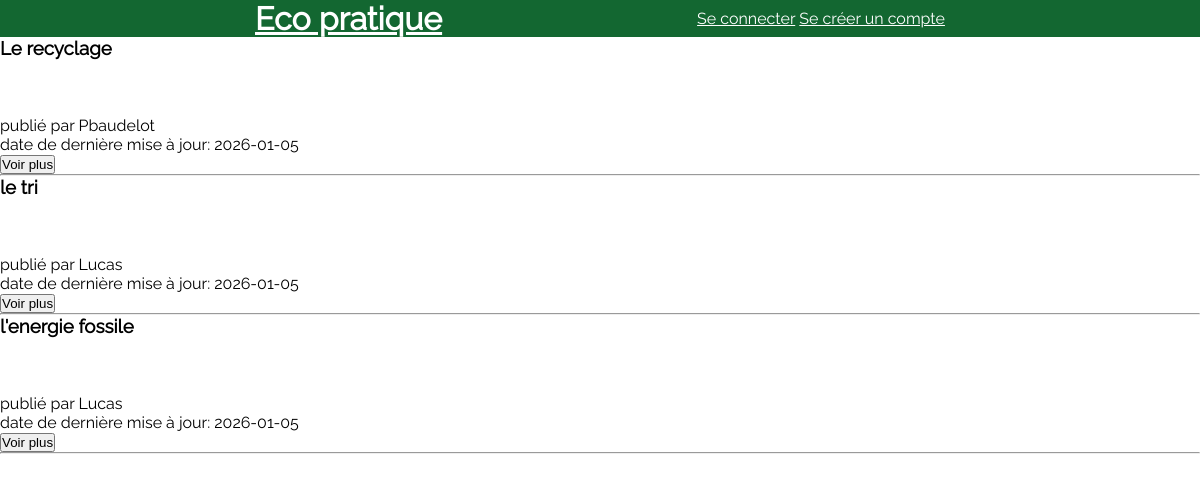
The page / on the database its author committed.
### tables this page shows
CREATE TABLE `article` (
  `id_article` int NOT NULL,
  `titre_` varchar(155) DEFAULT NULL,
  `description_` varchar(500) DEFAULT NULL,
  `date_` date DEFAULT NULL,
  `id_user` int NOT NULL
);

CREATE TABLE `user_` (
  `id_user` int NOT NULL,
  `login_` varchar(100) NOT NULL,
  `password_` varchar(500) NOT NULL,
  `email_` varchar(100) DEFAULT NULL,
  `role` varchar(50) NOT NULL DEFAULT 'editeur'
);

### index.php (the view, shortened to what this page needs)
<?php require_once "require/connexionbdd.php" ?>
<?php require_once "require/header.php" ?>
<?php
$query = $bdd->prepare("SELECT * FROM article LEFT JOIN user_ ON article.id_user = user_.id_user ORDER BY date_ DESC");
$query->execute();
foreach ($query as $info) {
    echo "<div class=\"article\">
            <ul>
                <li><h3>{$info['titre_']}</h3></li>
                <br>
                <li><p class=\"active description\">{$info['description_']}</p></li>
                <br>
                <li>publié par {$info['login_']}</li>
                <li>date de dernière mise à jour: {$info['date_']}</li>
            </ul>
            <button class=\"btn\">Voir plus</button>
            <hr>
        </div>";
}
?>
<?php require_once "require/footer.php" ?>

### require/header.php (shortened to what this page needs)
<!DOCTYPE html>
<html lang="fr">
<head>
    <link rel="stylesheet" href="style/style.css">
</head>
<body>
    <header>
        <h1><a href="index.php">Eco pratique</a></h1>
        <?php
        if(isset($_SESSION['user'])){
            ?>
            <nav>
                Bonjour, <a href="profil.php"><?php echo "{$_COOKIE['login']} " ?></a>
                / <a href="deconnexion.php">deconnexion</a>
            </nav>
            <?php
        }else{
            ?>
            <nav>
                <a href="log-in.php">Se connecter</a>
                <a href="sign-in.php">Se créer un compte</a>
            </nav>
            <?php
        }
        ?>
    </header>

### require/footer.php (shortened to what this page needs)
</body>
</html>

### style/style.css (style rules this page uses)
* { margin: 0; padding: 0; }
body { font-family: 'Raleway'; font-weight: 400; }
header { background: #136731; display: flex; justify-content: space-evenly; align-items: center; }
header a { color: white; }

### rows shown on the page
article: titre_ "Le recyclage", id_user.login_ "Pbaudelot", date_ "2026-01-05"
article: titre_ "le tri", id_user.login_ "Lucas", date_ "2026-01-05"
article: titre_ "l'energie fossile", id_user.login_ "Lucas", date_ "2026-01-05"
